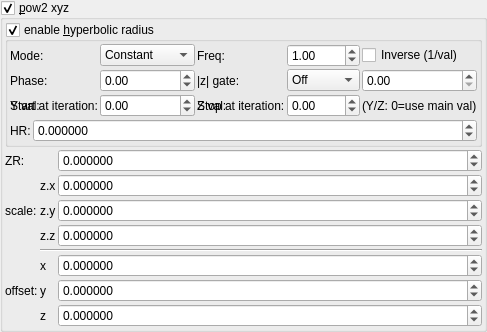
    <widget class="MyGroupBox" name="groupCheck_transf_function_enabled">
     <property name="title">
      <string>&amp;pow2 xyz</string>
     </property>
     <property name="checkable">
      <bool>true</bool>
     </property>
     <layout class="QVBoxLayout" name="verticalLayout_13" stretch="0,0">
      <property name="spacing">
       <number>2</number>
      </property>
      <property name="leftMargin">
       <number>2</number>
      </property>
      <property name="topMargin">
       <number>2</number>
      </property>
      <property name="rightMargin">
       <number>2</number>
      </property>
      <property name="bottomMargin">
       <number>2</number>
      </property>
      <item>
       <widget class="MyGroupBox" name="groupCheck_transf_function_enabledD_false">
        <property name="title">
         <string>enable &amp;hyperbolic radius</string>
        </property>
        <property name="checkable">
         <bool>true</bool>
        </property>
        <layout class="QVBoxLayout" name="verticalLayout_15" stretch="0,0">
         <property name="spacing">
          <number>2</number>
         </property>
         <property name="leftMargin">
          <number>2</number>
         </property>
         <property name="topMargin">
          <number>2</number>
         </property>
         <property name="rightMargin">
          <number>2</number>
         </property>
         <property name="bottomMargin">
          <number>2</number>
         </property>
         <item>
          <layout class="QGridLayout" name="gridLayout_83">
           <property name="spacing">
            <number>2</number>
           </property>
           <item row="3" column="0">
            <widget class="QLabel" name="label_75">
             <property name="text">
              <string>Start at iteration:</string>
             </property>
            </widget>
           </item>
           <item row="3" column="1">
            <widget class="MySpinBox" name="spinboxInt_transf_start_iterations_D">
             <property name="sizePolicy">
              <sizepolicy hsizetype="Minimum" vsizetype="Maximum">
               <horstretch>0</horstretch>
               <verstretch>0</verstretch>
              </sizepolicy>
             </property>
             <property name="minimum">
              <number>0</number>
             </property>
             <property name="maximum">
              <number>999</number>
             </property>
             <property name="value">
              <number>0</number>
             </property>
            </widget>
           </item>
           <item row="3" column="2">
            <widget class="QLabel" name="label_55">
             <property name="text">
              <string>Stop at iteration:</string>
             </property>
            </widget>
           </item>
           <item row="3" column="3">
            <widget class="MySpinBox" name="spinboxInt_transf_stop_iterations_D1">
             <property name="sizePolicy">
              <sizepolicy hsizetype="Preferred" vsizetype="Maximum">
               <horstretch>0</horstretch>
               <verstretch>0</verstretch>
              </sizepolicy>
             </property>
             <property name="maximum">
              <number>999</number>
             </property>
            </widget>
           </item>
      <item row="1" column="0">
       <widget class="QLabel"><property name="text"><string>Mode:</string></property></widget>
      </item>
      <item row="1" column="1">
       <widget class="MyComboBox" name="comboBox_transf_multiplier_value_mode_3">
        <item><property name="text"><string notr="true">Constant</string></property></item>
        <item><property name="text"><string notr="true">Sine</string></property></item>
        <item><property name="text"><string notr="true">Ramp</string></property></item>
        <item><property name="text"><string notr="true">Exponential</string></property></item>
        <item><property name="text"><string notr="true">Triangle</string></property></item>
        <item><property name="text"><string notr="true">Square</string></property></item>
        <item><property name="text"><string notr="true">Smoothstep</string></property></item>
       </widget>
      </item>
      <item row="1" column="2">
       <widget class="QLabel"><property name="text"><string>Freq:</string></property></widget>
      </item>
      <item row="1" column="3">
       <widget class="MyDoubleSpinBox" name="spinbox_transf_multiplier_frequency_3">
        <property name="minimum"><double>0.01</double></property><property name="maximum"><double>100.0</double></property>
        <property name="singleStep"><double>0.1</double></property><property name="value"><double>1.0</double></property>
       </widget>
      </item>
      <item row="1" column="4" colspan="2">
       <widget class="MyCheckBox" name="checkBox_transf_multiplier_inverse_3">
        <property name="text"><string>Inverse (1/val)</string></property>
       </widget>
      </item>
      <item row="2" column="0">
       <widget class="QLabel"><property name="text"><string>Phase:</string></property></widget>
      </item>
      <item row="2" column="1">
       <widget class="MyDoubleSpinBox" name="spinbox_transf_multiplier_phase_3">
        <property name="minimum"><double>-10.0</double></property><property name="maximum"><double>10.0</double></property>
        <property name="singleStep"><double>0.1</double></property><property name="value"><double>0.0</double></property>
       </widget>
      </item>
      <item row="2" column="2">
       <widget class="QLabel"><property name="text"><string>|z| gate:</string></property></widget>
      </item>
      <item row="2" column="3">
       <widget class="MyComboBox" name="comboBox_transf_multiplier_threshold_mode_3">
        <item><property name="text"><string notr="true">Off</string></property></item>
        <item><property name="text"><string notr="true">&gt; thresh</string></property></item>
        <item><property name="text"><string notr="true">&lt; thresh</string></property></item>
       </widget>
      </item>
      <item row="2" column="4" colspan="2">
       <widget class="MyDoubleSpinBox" name="spinbox_transf_multiplier_threshold_3">
        <property name="minimum"><double>0.0</double></property><property name="maximum"><double>1000.0</double></property>
        <property name="singleStep"><double>0.1</double></property><property name="value"><double>0.0</double></property>
       </widget>
      </item>
      <item row="3" column="0">
       <widget class="QLabel"><property name="text"><string>Y val:</string></property></widget>
      </item>
      <item row="3" column="1">
       <widget class="MyDoubleSpinBox" name="spinbox_transf_multiplier_scale_y_3">
        <property name="minimum"><double>-100.0</double></property><property name="maximum"><double>100.0</double></property>
        <property name="singleStep"><double>0.01</double></property><property name="value"><double>0.0</double></property>
       </widget>
      </item>
      <item row="3" column="2">
       <widget class="QLabel"><property name="text"><string>Z val:</string></property></widget>
      </item>
      <item row="3" column="3">
       <widget class="MyDoubleSpinBox" name="spinbox_transf_multiplier_scale_z_3">
        <property name="minimum"><double>-100.0</double></property><property name="maximum"><double>100.0</double></property>
        <property name="singleStep"><double>0.01</double></property><property name="value"><double>0.0</double></property>
       </widget>
      </item>
      <item row="3" column="4" colspan="2">
       <widget class="QLabel"><property name="text"><string notr="true">(Y/Z: 0=use main val)</string></property></widget>
      </item>
          </layout>
         </item>
         <item>
          <layout class="QGridLayout" name="gridLayout_31" columnstretch="0,1">
           <property name="spacing">
            <number>2</number>
           </property>
           <item row="1" column="1">
            <widget class="MyDoubleSpinBox" name="spinbox_transf_offset_0">
             <property name="sizePolicy">
              <sizepolicy hsizetype="Minimum" vsizetype="Maximum">
               <horstretch>0</horstretch>
               <verstretch>0</verstretch>
              </sizepolicy>
             </property>
             <property name="prefix">
              <string/>
             </property>
             <property name="suffix">
              <string/>
             </property>
             <property name="decimals">
              <number>6</number>
             </property>
             <property name="minimum">
              <double>-99.989999999999995</double>
             </property>
             <property name="maximum">
              <double>99.989999999999995</double>
             </property>
             <property name="singleStep">
              <double>0.100000000000000</double>
             </property>
            </widget>
           </item>
           <item row="1" column="0">
            <widget class="QLabel" name="label_100">
             <property name="text">
              <string>HR:</string>
             </property>
            </widget>
           </item>
          </layout>
         </item>
        </layout>
       </widget>
      </item>
      <item>
       <layout class="QGridLayout" name="gridLayout_29" columnstretch="0,0,0,1">
        <property name="spacing">
         <number>2</number>
        </property>
        <item row="4" column="1">
         <widget class="QLabel" name="label_91">
          <property name="text">
           <string>scale:</string>
          </property>
         </widget>
        </item>
        <item row="8" column="3">
         <widget class="MyDoubleSpinBox" name="spinbox3_transf_addition_constant_y">
          <property name="sizePolicy">
           <sizepolicy hsizetype="Minimum" vsizetype="Maximum">
            <horstretch>0</horstretch>
            <verstretch>0</verstretch>
           </sizepolicy>
          </property>
          <property name="prefix">
           <string/>
          </property>
          <property name="suffix">
           <string/>
          </property>
          <property name="decimals">
           <number>6</number>
          </property>
          <property name="minimum">
           <double>-99.989999999999995</double>
          </property>
          <property name="maximum">
           <double>99.989999999999995</double>
          </property>
          <property name="singleStep">
           <double>0.100000000000000</double>
          </property>
         </widget>
        </item>
        <item row="7" column="2">
         <widget class="QLabel" name="label_112">
          <property name="text">
           <string notr="true">x</string>
          </property>
         </widget>
        </item>
        <item row="3" column="3">
         <widget class="MyDoubleSpinBox" name="spinbox3_transf_constant_multiplier_122_x">
          <property name="sizePolicy">
           <sizepolicy hsizetype="Minimum" vsizetype="Maximum">
            <horstretch>0</horstretch>
            <verstretch>0</verstretch>
           </sizepolicy>
          </property>
          <property name="prefix">
           <string/>
          </property>
          <property name="suffix">
           <string/>
          </property>
          <property name="decimals">
           <number>6</number>
          </property>
          <property name="minimum">
           <double>-99.989999999999995</double>
          </property>
          <property name="maximum">
           <double>99.989999999999995</double>
          </property>
          <property name="singleStep">
           <double>0.100000000000000</double>
          </property>
         </widget>
        </item>
        <item row="4" column="3">
         <widget class="MyDoubleSpinBox" name="spinbox3_transf_constant_multiplier_122_y">
          <property name="sizePolicy">
           <sizepolicy hsizetype="Minimum" vsizetype="Maximum">
            <horstretch>0</horstretch>
            <verstretch>0</verstretch>
           </sizepolicy>
          </property>
          <property name="prefix">
           <string/>
          </property>
          <property name="suffix">
           <string/>
          </property>
          <property name="decimals">
           <number>6</number>
          </property>
          <property name="minimum">
           <double>-99.989999999999995</double>
          </property>
          <property name="maximum">
           <double>99.989999999999995</double>
          </property>
          <property name="singleStep">
           <double>0.100000000000000</double>
          </property>
         </widget>
        </item>
        <item row="3" column="2">
         <widget class="QLabel" name="label_93">
          <property name="text">
           <string notr="true">z.x</string>
          </property>
         </widget>
        </item>
        <item row="5" column="3">
         <widget class="MyDoubleSpinBox" name="spinbox3_transf_constant_multiplier_122_z">
          <property name="sizePolicy">
           <sizepolicy hsizetype="Minimum" vsizetype="Maximum">
            <horstretch>0</horstretch>
            <verstretch>0</verstretch>
           </sizepolicy>
          </property>
          <property name="prefix">
           <string/>
          </property>
          <property name="suffix">
           <string/>
          </property>
          <property name="decimals">
           <number>6</number>
          </property>
          <property name="minimum">
           <double>-99.989999999999995</double>
          </property>
          <property name="maximum">
           <double>99.989999999999995</double>
          </property>
          <property name="singleStep">
           <double>0.100000000000000</double>
          </property>
         </widget>
        </item>
        <item row="8" column="2">
         <widget class="QLabel" name="label_113">
          <property name="text">
           <string notr="true">y</string>
          </property>
         </widget>
        </item>
        <item row="9" column="2">
         <widget class="QLabel" name="label_114">
          <property name="text">
           <string notr="true">z</string>
          </property>
         </widget>
        </item>
        <item row="6" column="2" colspan="2">
         <widget class="Line" name="line_53">
          <property name="orientation">
           <enum>Qt::Horizontal</enum>
          </property>
         </widget>
        </item>
        <item row="7" column="3">
         <widget class="MyDoubleSpinBox" name="spinbox3_transf_addition_constant_x">
          <property name="sizePolicy">
           <sizepolicy hsizetype="Minimum" vsizetype="Maximum">
            <horstretch>0</horstretch>
            <verstretch>0</verstretch>
           </sizepolicy>
          </property>
          <property name="prefix">
           <string/>
          </property>
          <property name="suffix">
           <string/>
          </property>
          <property name="decimals">
           <number>6</number>
          </property>
          <property name="minimum">
           <double>-99.989999999999995</double>
          </property>
          <property name="maximum">
           <double>99.989999999999995</double>
          </property>
          <property name="singleStep">
           <double>0.100000000000000</double>
          </property>
         </widget>
        </item>
        <item row="5" column="2">
         <widget class="QLabel" name="label_98">
          <property name="text">
           <string notr="true">z.z</string>
          </property>
         </widget>
        </item>
        <item row="8" column="1">
         <widget class="QLabel" name="label_255">
          <property name="text">
           <string>offset:</string>
          </property>
         </widget>
        </item>
        <item row="9" column="3">
         <widget class="MyDoubleSpinBox" name="spinbox3_transf_addition_constant_z">
          <property name="sizePolicy">
           <sizepolicy hsizetype="Minimum" vsizetype="Maximum">
            <horstretch>0</horstretch>
            <verstretch>0</verstretch>
           </sizepolicy>
          </property>
          <property name="prefix">
           <string/>
          </property>
          <property name="suffix">
           <string/>
          </property>
          <property name="decimals">
           <number>6</number>
          </property>
          <property name="minimum">
           <double>-99.989999999999995</double>
          </property>
          <property name="maximum">
           <double>99.989999999999995</double>
          </property>
          <property name="singleStep">
           <double>0.100000000000000</double>
          </property>
         </widget>
        </item>
        <item row="4" column="2">
         <widget class="QLabel" name="label_90">
          <property name="text">
           <string notr="true">z.y</string>
          </property>
         </widget>
        </item>
        <item row="2" column="3">
         <widget class="MyDoubleSpinBox" name="spinbox_transf_offset_1">
          <property name="sizePolicy">
           <sizepolicy hsizetype="Minimum" vsizetype="Maximum">
            <horstretch>0</horstretch>
            <verstretch>0</verstretch>
           </sizepolicy>
          </property>
          <property name="prefix">
           <string/>
          </property>
          <property name="suffix">
           <string/>
          </property>
          <property name="decimals">
           <number>6</number>
          </property>
          <property name="minimum">
           <double>-99.989999999999995</double>
          </property>
          <property name="maximum">
           <double>99.989999999999995</double>
          </property>
          <property name="singleStep">
           <double>0.100000000000000</double>
          </property>
         </widget>
        </item>
        <item row="2" column="1">
         <widget class="QLabel" name="label_97">
          <property name="text">
           <string>ZR:</string>
          </property>
         </widget>
        </item>
       </layout>
      </item>
     </layout>
    </widget>
